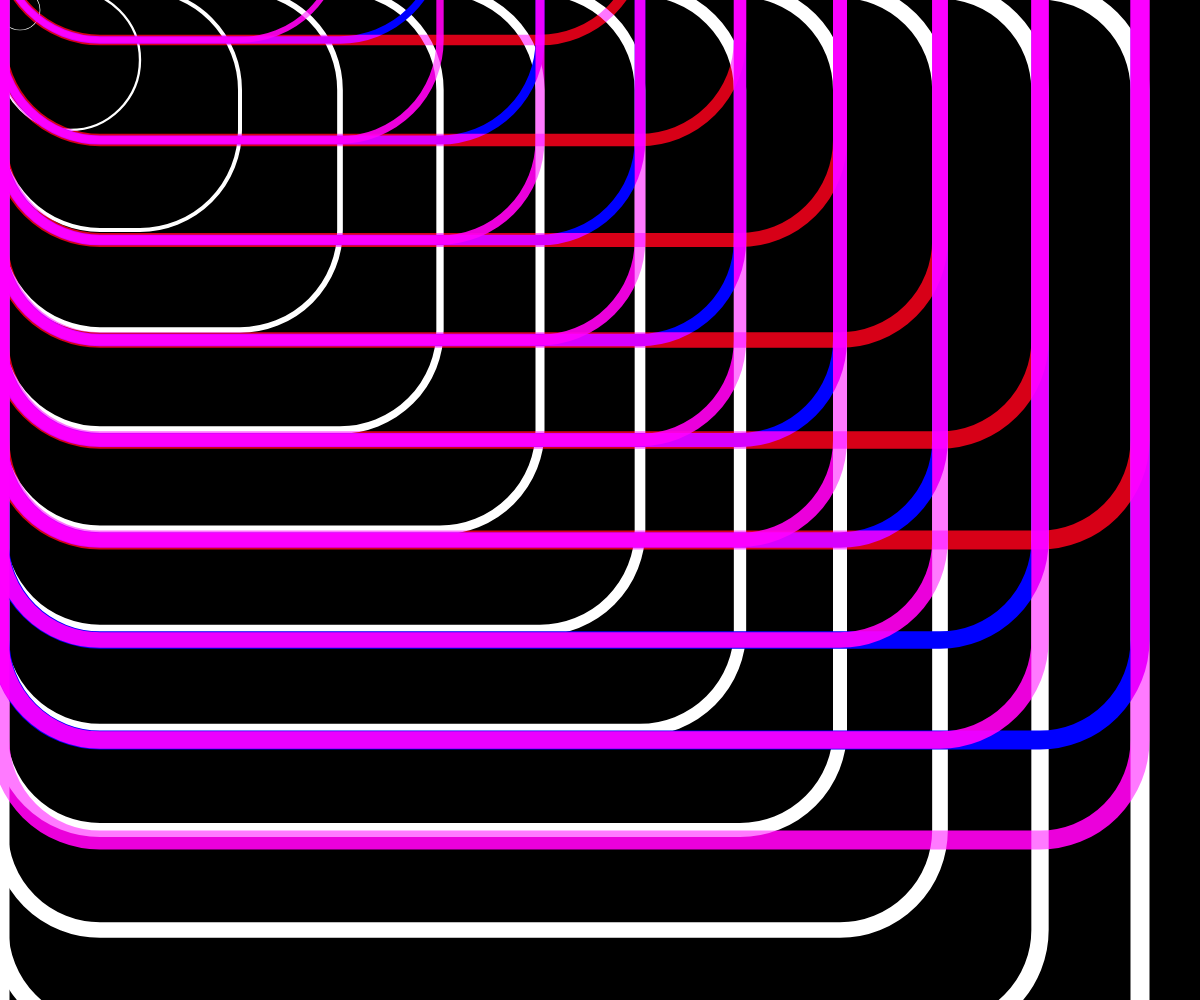
Frame 1 (no input)
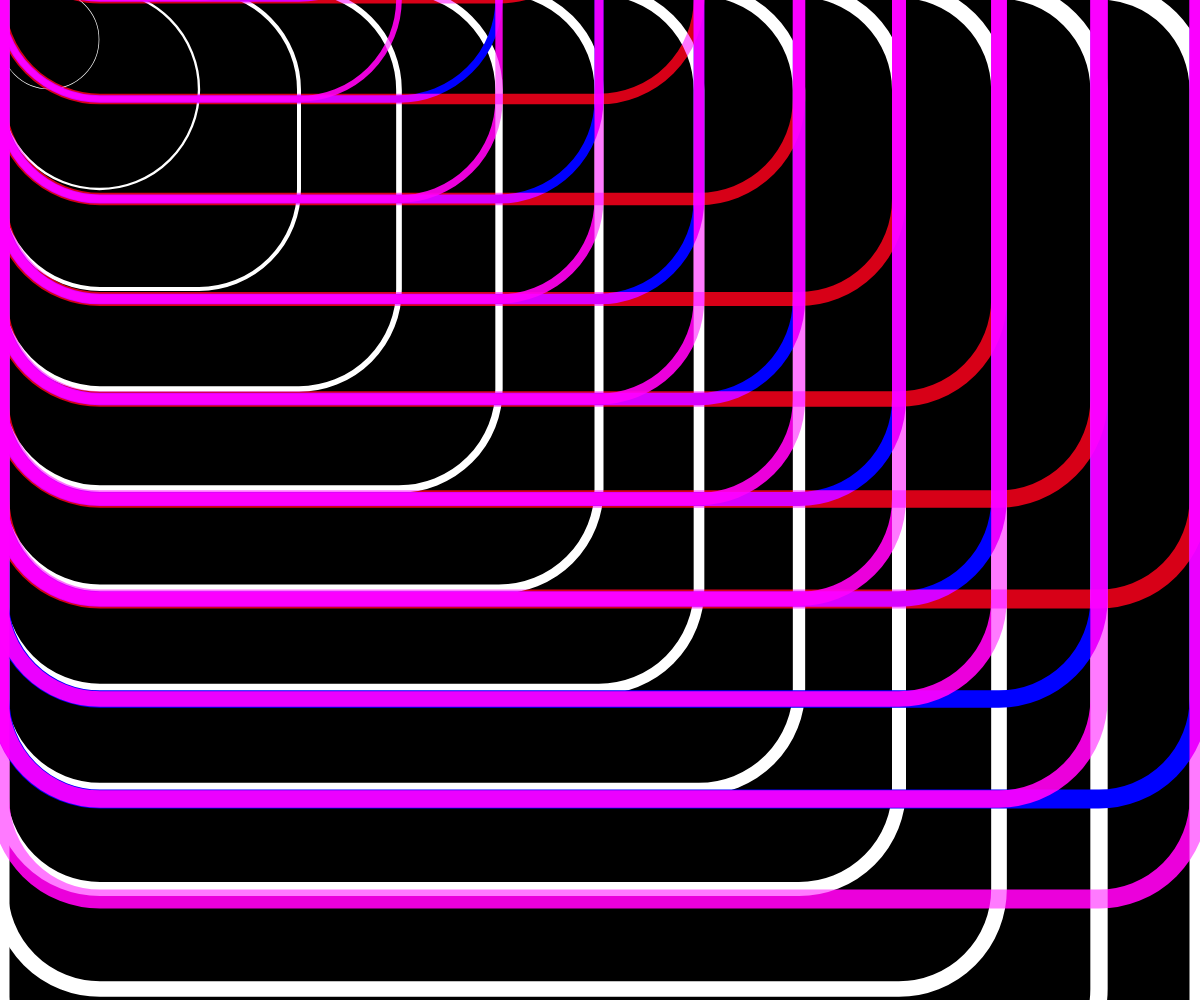
Frame 60 (no input)
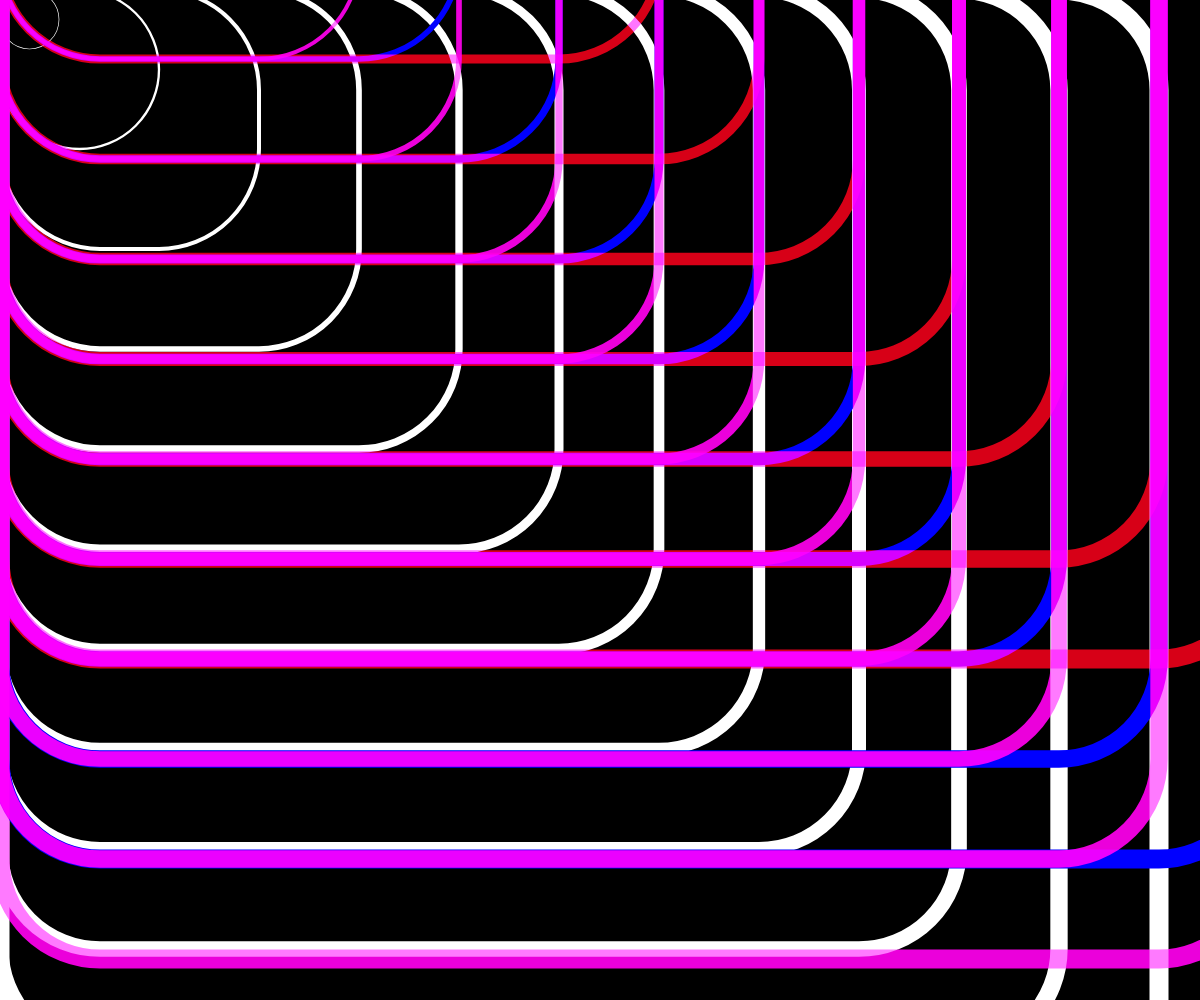
Frame 120 (the mouse pressed at the canvas centre since frame 60)

The p5.js sketch that drew these frames (run headless with seeded random() and noise() and a simulated clock; from frame 60 on, the mouse is pressed at the canvas centre):

// p5.js sketch
// ── sketch.js
var blur = 0;
function setup() {
  createCanvas(windowWidth, windowHeight);
}

function draw() {
  blendMode(NORMAL);
  background(0);
  noFill();
  blendMode(HARD_LIGHT);
  drawRect(10, color(255), 100);
  drawRect(width / 3, color(0, 0, 255), 125);
  drawRect(width / 2, color(235, 59, 139), 150);
  drawRect(width / 4, color(245, 61, 237), 175);
  blur++;
}

function drawRect(x, clr, d) {
  for (let i = 40; i < width; i += 100) {
    stroke(clr);
    strokeWeight(i / 60);
    rect(0, 0 - x, i + (blur % d), i + (blur % d), 0, 100);
  }
}
